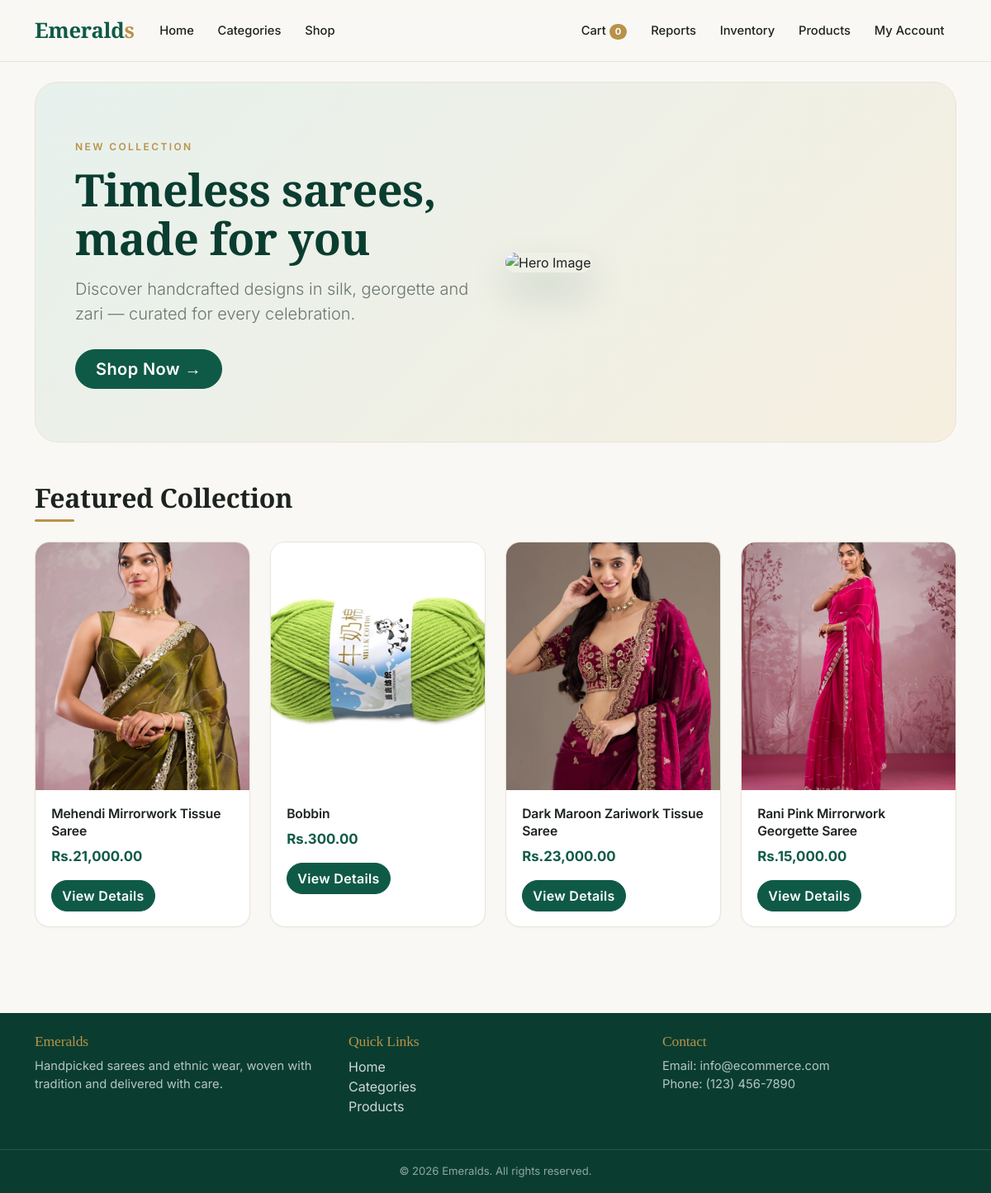
The app's page / (signed in) with its own data.
### tables this page shows
CREATE TABLE `product` (
  `productID` int(11) NOT NULL,
  `Description` text DEFAULT NULL,
  `unitprice` decimal(10,2) NOT NULL,
  `quantityINstock` int(11) NOT NULL DEFAULT 0,
  `supplierid` int(11) DEFAULT NULL,
  `dataAdded` datetime DEFAULT current_timestamp(),
  `productname` varchar(100) NOT NULL,
  `addedBY` int(11) DEFAULT NULL,
  `imageURl` varchar(255) DEFAULT NULL,
  `imageURl2` varchar(255) NOT NULL,
  `imageURl3` varchar(255) NOT NULL,
  `location` varchar(100) DEFAULT NULL,
  `categoryID` int(11) DEFAULT NULL
);

### index.php (the view, shortened to what this page needs)
<?php
require_once 'includes/db_connect.php';
require_once 'includes/header.php';
try {
    $stmt = $pdo->query("SELECT * FROM product WHERE quantityINstock > 0 ORDER BY dataAdded DESC LIMIT 8");
    $featuredProducts = $stmt->fetchAll(PDO::FETCH_ASSOC);
} catch (PDOException $e) {
    die("Error fetching products: " . $e->getMessage());
}
?>
<div class="hero-section mb-5" style = "background:#F8F9FA;">
    <div class="row align-items-center">
        <div class="col-md-6">
            <span class="hero-eyebrow">New Collection</span>
            <h1>Timeless sarees, made for you</h1>
            <p class="lead">Discover handcrafted designs in silk, georgette and zari — curated for every celebration.</p>
            <a href="./shop.php" class="btn btn-danger btn-lg px-4">Shop Now →</a>
        </div>
        <div class="col-md-6">
            <img src="https://media.istockphoto.com/id/157774583/photo/ethnic-clothing.jpg?s=612x612&w=0&k=20&c=8YpdlGNBDxmm-vweuQOnIIv51XPEvNpfv0XVMDngb_8=" alt="Hero Image" class="img-fluid rounded">
        </div>
    </div>
</div>
<h2 class="mb-4">Featured Collection</h2>
<div class="row">
    <?php foreach ($featuredProducts as $product): ?>
        <div class="col-6 col-md-3 mb-4">
            <div class="card h-100">
                <img src="assets/images/products/<?php echo htmlspecialchars($product['imageURl']); ?>" class="card-img-top" alt="<?php echo htmlspecialchars($product['productname']); ?>">
                <div class="card-body">
                    <h5 class="card-title"><?php echo htmlspecialchars($product['productname']); ?></h5>
                    <p class="card-text">Rs.<?php echo number_format($product['unitprice'], 2); ?></p>
                    <a href="./product.php?id=<?php echo $product['productID']; ?>" class="btn btn-danger">View Details</a>
                </div>
            </div>
        </div>
    <?php endforeach; ?>
</div>
<?php require_once 'includes/footer.php'; ?>

### assets/css/style.css (style rules this page uses)
:root { --em:#0f5a46; --em-dark:#0a3d30; --em-soft:#e7f1ed; --gold:#b8924a; --ink:#1d2321; --muted:#6b7570; --bg:#faf8f4; --line:#e8e3d9; --bs-body-font-family:'Inter',system-ui,sans-serif; --bs-body-color:var(--ink); }
body { font-family:'Inter',system-ui,sans-serif;background:var(--bg);color:var(--ink);-webkit-font-smoothing:antialiased }
h1,h2,h3,h4,h5,.navbar-brand { font-family:'Playfair Display',Georgia,serif;letter-spacing:-.01em }
h2 { font-weight:600;position:relative;padding-bottom:.6rem }
h2::after { content:"";position:absolute;left:0;bottom:0;width:48px;height:3px;background:var(--gold);border-radius:2px }
a { color:var(--em) }
.btn { border-radius:999px;font-weight:600;letter-spacing:.02em;transition:all .25s }
.btn-danger { background:var(--em);border-color:var(--em);color:#fff }
.hero-section { padding:4rem 3rem!important;margin-top:1.5rem;border-radius:28px;overflow:hidden; background:linear-gradient(135deg,var(--em-soft) 0%,#f6efe0 100%)!important;border:1px solid var(--line) }
.hero-section h1 { font-size:clamp(2rem,4.5vw,3.4rem);font-weight:700;line-height:1.1;color:var(--em-dark) }
.hero-section .lead { color:var(--muted);margin:1rem 0 1.8rem }
.hero-section img { border-radius:20px!important;box-shadow:0 24px 48px rgba(10,61,48,.2);aspect-ratio:4/3;object-fit:cover;width:100% }
.hero-eyebrow { display:inline-block;font-size:.75rem;letter-spacing:.2em;text-transform:uppercase;color:var(--gold);font-weight:600;margin-bottom:.8rem }
.card { border:1px solid var(--line);border-radius:18px;background:#fff;overflow:hidden;box-shadow:0 1px 3px rgba(0,0,0,.03);transition:transform .35s,box-shadow .35s }
.card-img-top { height:300px;object-fit:cover;padding:0!important;transition:transform .5s }
.card-body { padding:1.1rem 1.2rem }
.card-title { font-family:'Inter',sans-serif;font-size:.98rem;font-weight:600;line-height:1.35 }
.card-text { color:var(--em);font-weight:700;font-size:1.05rem }

### records on screen
product: imageURl (picture), productname "Mehendi Mirrorwork Tissue Saree", unitprice "21,000.00"
product: imageURl (picture), productname "Bobbin", unitprice "300.00"
product: imageURl (picture), productname "Dark Maroon Zariwork Tissue Saree", unitprice "23,000.00"
product: imageURl (picture), productname "Rani Pink Mirrorwork Georgette Saree", unitprice "15,000.00"

### other values on screen
$cart_item_number "0"
